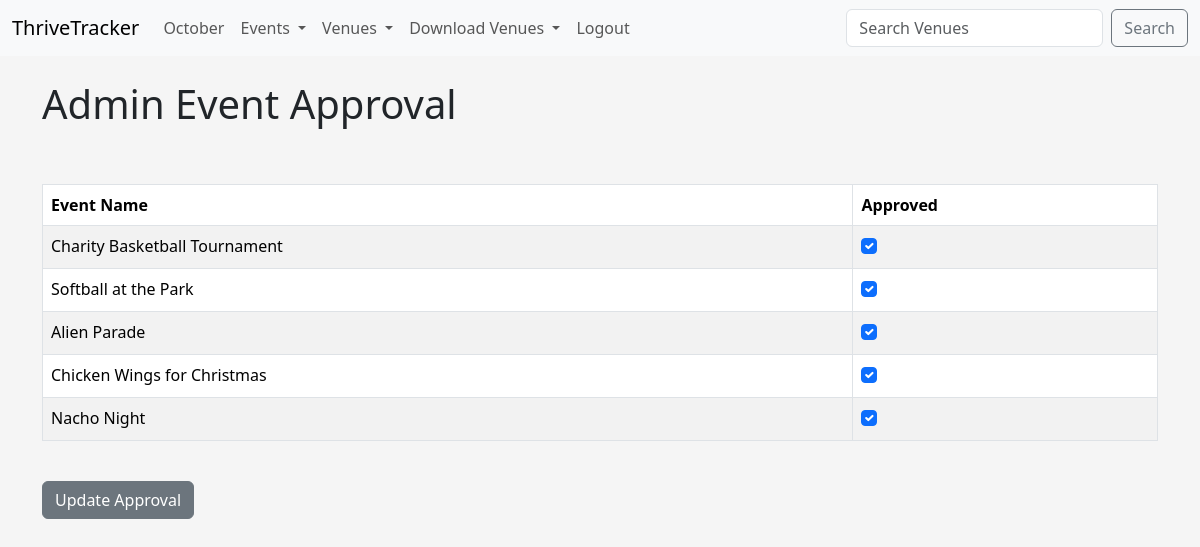
Page /admin_approval (signed in) on the earlier database version.
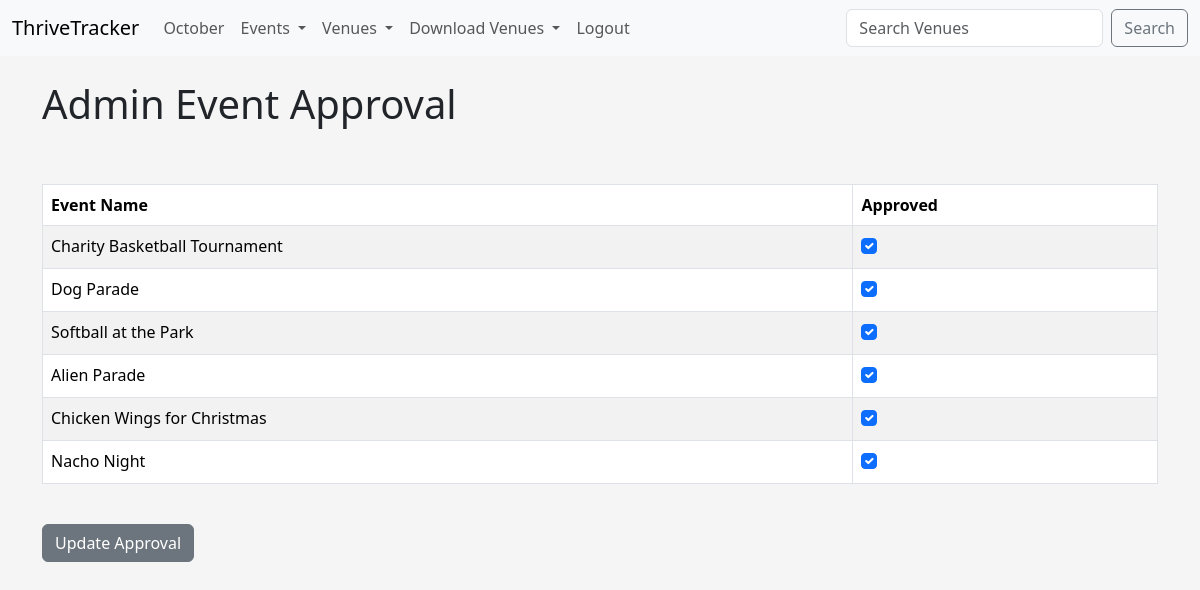
Same page on the later database version.
### addiction_calendar/models.py (models this page shows, shortened)
class Event(models.Model):
    name = models.CharField('Event Name', max_length=200)
    event_date = models.DateTimeField('Event Date')
    venue = models.ForeignKey(Venue, blank=True, null=True, on_delete=models.CASCADE)
    manager = models.ForeignKey(User, blank = True, null = True, on_delete=models.SET_NULL)
    description = models.TextField('Event Description', blank=True)
    attendees = models.ManyToManyField(ThriveTrackerUser, blank=True)
    approved = models.BooleanField('Aprroved', default=False)

### addiction_calendar/views.py (the view)
# urls.py: path('admin_approval', views.admin_approval, name='admin-approval'),
def admin_approval(request):
    venue_list = Venue.objects.all()
    event_count = Event.objects.all().count()
    venue_count = Venue.objects.all().count()
    user_count = User.objects.all().count()
    event_list = Event.objects.all().order_by('-event_date')
    if request.user.is_superuser:
        if request.method == "POST":
            id_list = request.POST.getlist('boxes')
            event_list.update(approved=False)
            for x in id_list:
                Event.objects.filter(pk=int(x)).update(approved=True)
            messages.success(request, ("Event List Approval Has Been Updated!"))
            return redirect('events-list')
        else:
            return render(request, 'addiction_events/admin_approval.html',
            {"event_list": event_list,
            "event_count":event_count,
            "venue_count":venue_count,
            "user_count":user_count,
            "venue_list":venue_list})
    else:
        messages.success(request, ("You aren't authorized to view this page!"))
        return redirect('home')

### addiction_calendar/templates/addiction_events/admin_approval.html (shortened to what this page needs)
{% extends 'addiction_events/base.html' %} {% block content %}
<h1>Admin Event Approval</h1>
<br /><br />
<form action="" method="POST">
  <table class="table table-striped table-hover table-bordered">
    <thead>
      <tr>
        <th scope="col">Event Name</th>
        <th scope="col">Approved</th>
      </tr>
    </thead>
    <tbody>
      {% for event in event_list %}
      <tr>
        <td>{{ event.name }}</td>
        <td>
          {% if event.approved %}
          <div class="form-check">
            <input
              class="form-check-input"
              type="checkbox"
              checked="checked"
              value="{{event.id}}"
              name="boxes"
            />
          </div>
          {% else %}
          <div class="form-check">
            <input
              class="form-check-input"
              type="checkbox"
              checked=""
              value="{{event.id}}"
              name="boxes"
            />
          </div>
          {% endif %}
        </td>
      </tr>
      {% endfor %}
    </tbody>
  </table>
  <br />
  <button class="btn btn-secondary" type="submit">Update Approval</button>
</form>
{% endblock %}

Differences in the rows shown:
added Event: name "Dog Parade"
